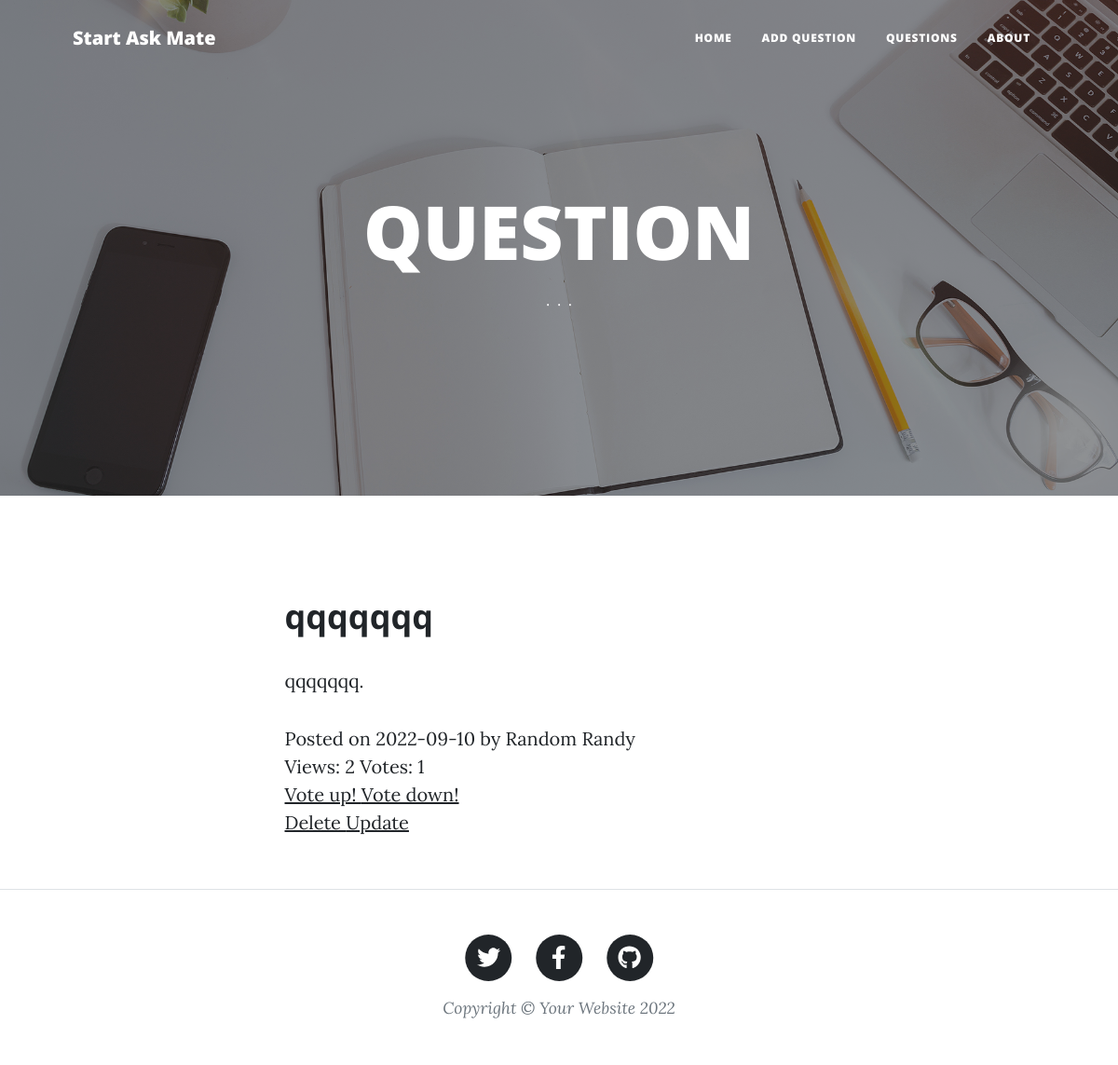
/question/1, run on an earlier commit of the app's database.
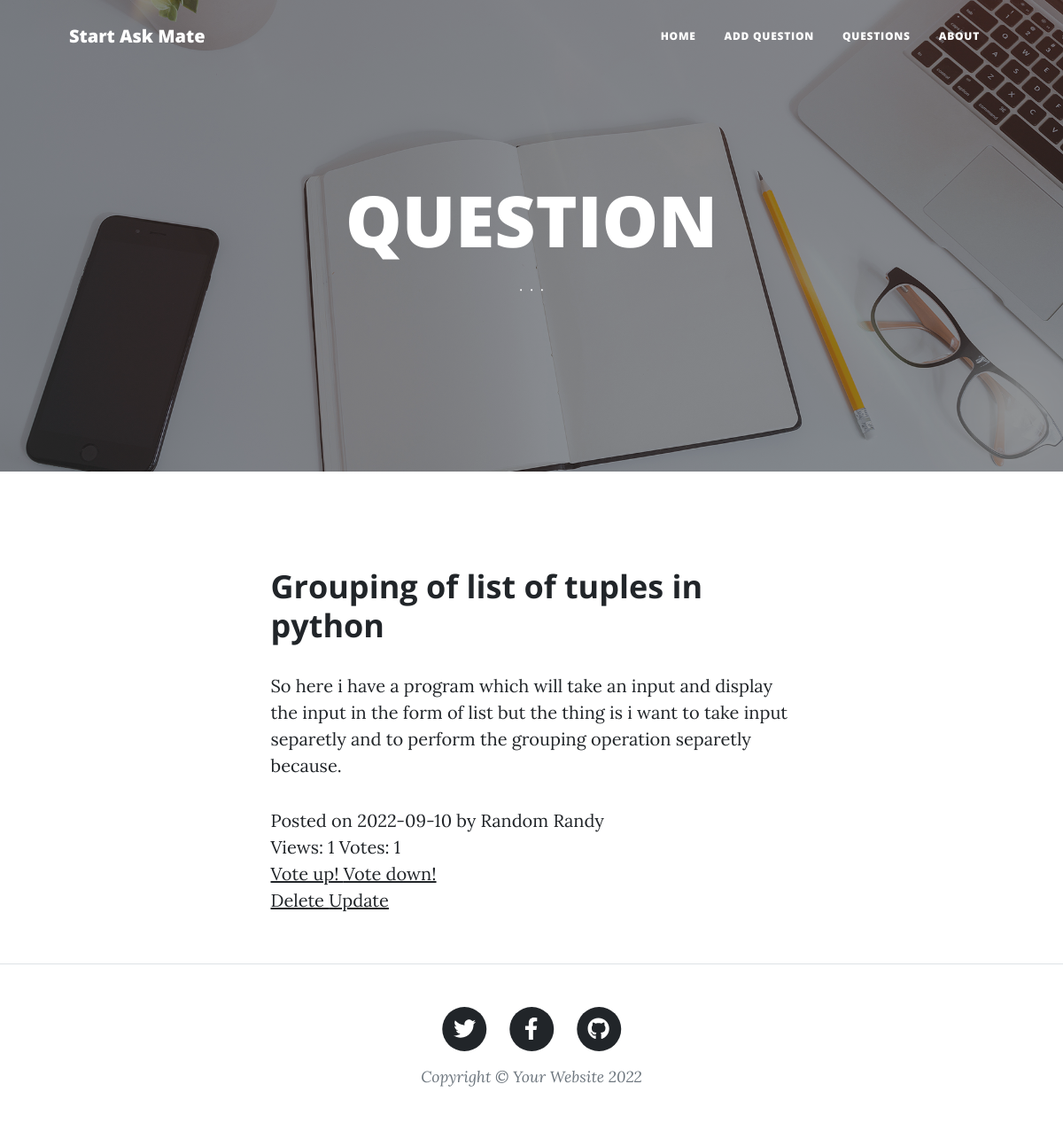
And on a later commit of the database.
### app.py (models this page shows, shortened)
class Questions(db.Model):
    id = db.Column(db.Integer, primary_key=True)
    title = db.Column(db.String(200), nullable=False)
    content = db.Column(db.String(1000), nullable=False)
    author = db.Column(db.String(200), nullable=False)
    user_id = db.Column(db.Integer)
    date_created = db.Column(db.DateTime, default=datetime.utcnow())
    view_number = db.Column(db.Integer, default=1)
    vote_number = db.Column(db.Integer, default=1)
    image_path = db.Column(db.String(200), nullable=False)

### app.py (the view)
@app.route("/question/<int:id>", methods=['GET', 'POST'])
def question_answers(id):
    task = Questions.query.get_or_404(id)
    task.view_number += 1
    try:
        db.session.commit()
        return render_template("question.html", task=task)
    except:
        return 'There was an issue!'

### templates/question.html (shortened to what this page needs)
<!DOCTYPE html>
<html lang="en">
<head>
    <link href="{{ url_for('static', filename='css/styles.css') }}" rel="stylesheet"/>
</head>
<body>
<nav class="navbar navbar-expand-lg navbar-light" id="mainNav">
    <div class="container px-4 px-lg-5">
        <a class="navbar-brand" href="/index">Start Ask Mate</a>
        <div class="collapse navbar-collapse" id="navbarResponsive">
            <ul class="navbar-nav ms-auto py-4 py-lg-0">
                <li class="nav-item"><a class="nav-link px-lg-3 py-3 py-lg-4" href="/index">Home</a></li>
                <li class="nav-item"><a class="nav-link px-lg-3 py-3 py-lg-4" href="/add_question">Add Question</a></li>
                <li class="nav-item"><a class="nav-link px-lg-3 py-3 py-lg-4" href="/questions">Questions</a></li>
                <li class="nav-item"><a class="nav-link px-lg-3 py-3 py-lg-4" href="/about">About</a></li>
            </ul>
        </div>
    </div>
</nav>
<header class="masthead" style="background-image: url('{{ url_for('static', filename='assets/img/home-bg.jpg') }}')">
    <div class="container position-relative px-4 px-lg-5">
        <div class="row gx-4 gx-lg-5 justify-content-center">
            <div class="col-md-10 col-lg-8 col-xl-7">
                <div class="page-heading">
                    <h1>QUESTION</h1>
                    <span class="subheading">. . .</span>
                </div>
            </div>
        </div>
    </div>
</header>
<article class="mb-4">
    <div class="container px-4 px-lg-5">
        <div class="row gx-4 gx-lg-5 justify-content-center">
            <div class="col-md-10 col-lg-8 col-xl-7">
                <h2 class="section-heading">{{ task.title }}</h2>
                <p>{{ task.content }}.</p>
                <p>
                    Posted on {{ task.date_created.date() }} by Random Randy <br>
                    Views: {{ task.view_number }} Votes: {{ task.vote_number }}
                    <br>
                    <a href="/vote_up/{{ task.id }}"> Vote up! </a>
                    <a href="/vote_down/{{ task.id }}"> Vote down!</a>
                    <br>
                    <a href="/delete/{{ task.id }}"> Delete </a>
                    <a href="/update/{{ task.id }}"> Update</a>
                </p>
            </div>
        </div>
    </div>
</article>
<footer class="border-top">
    <div class="container px-4 px-lg-5">
        <div class="row gx-4 gx-lg-5 justify-content-center">
            <div class="col-md-10 col-lg-8 col-xl-7">
                <ul class="list-inline text-center">
                    <li class="list-inline-item">
                        <a href="#!">
                                    <span class="fa-stack fa-lg">
                                        <i class="fas fa-circle fa-stack-2x"></i>
                                        <i class="fab fa-twitter fa-stack-1x fa-inverse"></i>
                                    </span>
                        </a>
                    </li>
                    <li class="list-inline-item">
                        <a href="#!">
                                    <span class="fa-stack fa-lg">
                                        <i class="fas fa-circle fa-stack-2x"></i>
                                        <i class="fab fa-facebook-f fa-stack-1x fa-inverse"></i>
                                    </span>
                        </a>
                    </li>
                    <li class="list-inline-item">
                        <a href="#!">
                                    <span class="fa-stack fa-lg">
                                        <i class="fas fa-circle fa-stack-2x"></i>
                                        <i class="fab fa-github fa-stack-1x fa-inverse"></i>
                                    </span>
                        </a>
                    </li>
                </ul>
                <div class="small text-center text-muted fst-italic">Copyright &copy; Your Website 2022</div>
            </div>
        </div>
    </div>
</footer>
</body>
</html>

What changed in the data, as far as the page shows it:
changed Questions: title "qqqqqqq" → "Grouping of list of tuples in python"; content "qqqqqqq" → "So here i have a program which will take an input and display the input in the form of list but the thing is i want to take input separetly and to perform the grouping operation separetly because"; view_number "2" → "1"
